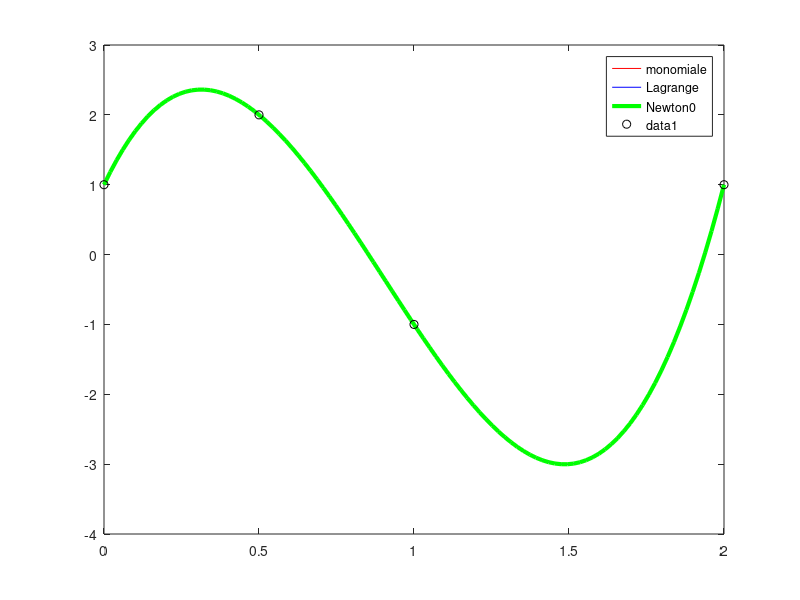

MATLAB code for this plot:
%% Monomial, Lagrange and Newton representation

x = [0 1 2 1/2];
y = [1 -1 1 2];
z = linspace(0,2,100);

% Monomial Representation
c = polyfit(x,y,3);
p1 = polyval(c,z);

% Lagrange interpolating polynomial (representation)
elle1 = ((z-1).*(z-2).*(z-1/2))/((0-1)*(0-2)*(0-1/2));
elle2 = ((z-0).*(z-2).*(z-1/2))/((1-0)*(1-2)*(1-1/2));
elle3 = ((z-0).*(z-1).*(z-1/2))/((2-0)*(2-1)*(2-1/2));
elle4 = ((z-0).*(z-1).*(z-2))/((1/2-0)*(1/2-1)*(1/2-2));
p2 = elle1 - elle2 + elle3 + 2*elle4;

% Newton interpolating polynomial (representation)
p3 = 1-2*(z-0)+2*(z-0).*(z-1)+20/3*(z-0).*(z-1).*(z-2);

% Plotting all of the three interpolating polynomials
plot(z,p1,'r-', z,p2,'b-', z,p3,'g','linewidth',3)
legend('monomiale','Lagrange','Newton0')
hold on
plot(x,y,'ko')

% Errors
err1 = max(abs(p3-p1));
err2 = max(abs(p3-p2));
